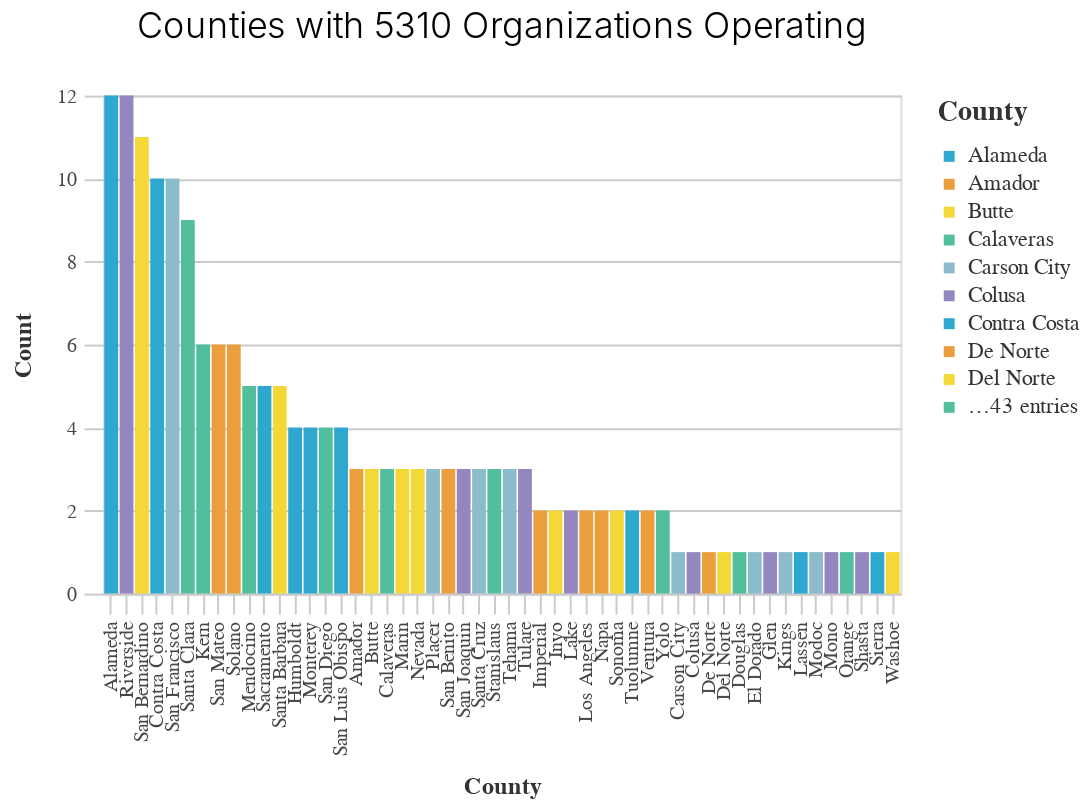

Here is the notebook cell this chart was saved with:
### Code cell
bar_chart((df1>>count(_.county)),
    "county",
    "n",
    "county",
    "Counties with 5310 Organizations Operating"
)

### Figure 1 — Vega-Lite specification as saved in the notebook (floating-point values rounded to 4 significant figures)
{"config": {"view": {"continuousWidth": 400, "continuousHeight": 300}, "axis": {"domainColor": "#cbcbcb", "grid": true, "gridColor": "#cbcbcb", "gridWidth": 1, "labelColor": "#474747", "labelFont": "Nunito Sans", "labelFontSize": 10, "labelPadding": 4, "tickColor": "#cbcbcb", "tickSize": 10, "titleColor": "#333", "titleFont": "Raleway", "titleFontSize": 12, "titlePadding": 10}, "axisBand": {"grid": false}, "background": "white", "font": "Raleway", "header": {"labelFont": "Nunito Sans", "titleFont": "Raleway"}, "legend": {"labelColor": "#333", "labelFont": "Nunito Sans", "labelFontSize": 11, "labelLimit": 0, "padding": 1, "symbolSize": 30, "symbolType": "square", "titleColor": "#333", "titleFont": "Raleway", "titleFontSize": 14, "titlePadding": 10}, "title": {"anchor": "middle", "font": "Raleway", "fontSize": 18, "fontWeight": 300, "offset": 20}}, "data": {"name": "data-730ff908c28baf7d3884f90809829627"}, "mark": "bar", "encoding": {"color": {"field": "county", "legend": {"symbolLimit": 10, "title": "County"}, "scale": {"range": ["#2EA8CE", "#EB9F3C", "#F4D837", "#51BF9D", "#8CBCCB", "#9487C0"]}, "type": "nominal"}, "x": {"field": "county", "sort": "-y", "title": "County", "type": "nominal"}, "y": {"field": "n", "title": "Count", "type": "quantitative"}}, "height": 250, "title": "Counties with 5310 Organizations Operating", "width": 400, "$schema": "https://vega.github.io/schema/vega-lite/v4.17.0.json", "datasets": {"data-730ff908c28baf7d3884f90809829627": [{"county": "Alameda", "n": 12}, {"county": "Amador", "n": 3}, {"county": "Butte", "n": 3}, {"county": "Calaveras", "n": 3}, {"county": "Carson City", "n": 1}, {"county": "Colusa", "n": 1}, {"county": "Contra Costa", "n": 10}, {"county": "De Norte", "n": 1}, {"county": "Del Norte", "n": 1}, {"county": "Douglas", "n": 1}, {"county": "El Dorado", "n": 1}, {"county": "Glen", "n": 1}, {"county": "Humboldt", "n": 4}, {"county": "Imperial", "n": 2}, {"county": "Inyo", "n": 2}, {"county": "Kern", "n": 6}, {"county": "Kings", "n": 1}, {"county": "Lake", "n": 2}, {"county": "Lassen", "n": 1}, {"county": "Los Angeles", "n": 2}, {"county": "Marin", "n": 3}, {"county": "Mendocino", "n": 5}, {"county": "Modoc", "n": 1}, {"county": "Mono", "n": 1}, {"county": "Monterey", "n": 4}, {"county": "Napa", "n": 2}, {"county": "Nevada", "n": 3}, {"county": "Orange", "n": 1}, {"county": "Placer", "n": 3}, {"county": "Riverside", "n": 12}, {"county": "Sacramento", "n": 5}, {"county": "San Benito", "n": 3}, {"county": "San Bernardino", "n": 11}, {"county": "San Diego", "n": 4}, {"county": "San Francisco", "n": 10}, {"county": "San Joaquin", "n": 3}, {"county": "San Luis Obispo", "n": 4}, {"county": "San Mateo", "n": 6}, {"county": "Santa Barbara", "n": 5}, {"county": "Santa Clara", "n": 9}, {"county": "Santa Cruz", "n": 3}, {"county": "Shasta", "n": 1}, {"county": "Sierra", "n": 1}, {"county": "Solano", "n": 6}, {"county": "Sonoma", "n": 2}, {"county": "Stanislaus", "n": 3}, {"county": "Tehama", "n": 3}, {"county": "Tulare", "n": 3}, {"county": "Tuolumne", "n": 2}, {"county": "Ventura", "n": 2}, {"county": "Washoe", "n": 1}, {"county": "Yolo", "n": 2}]}}
